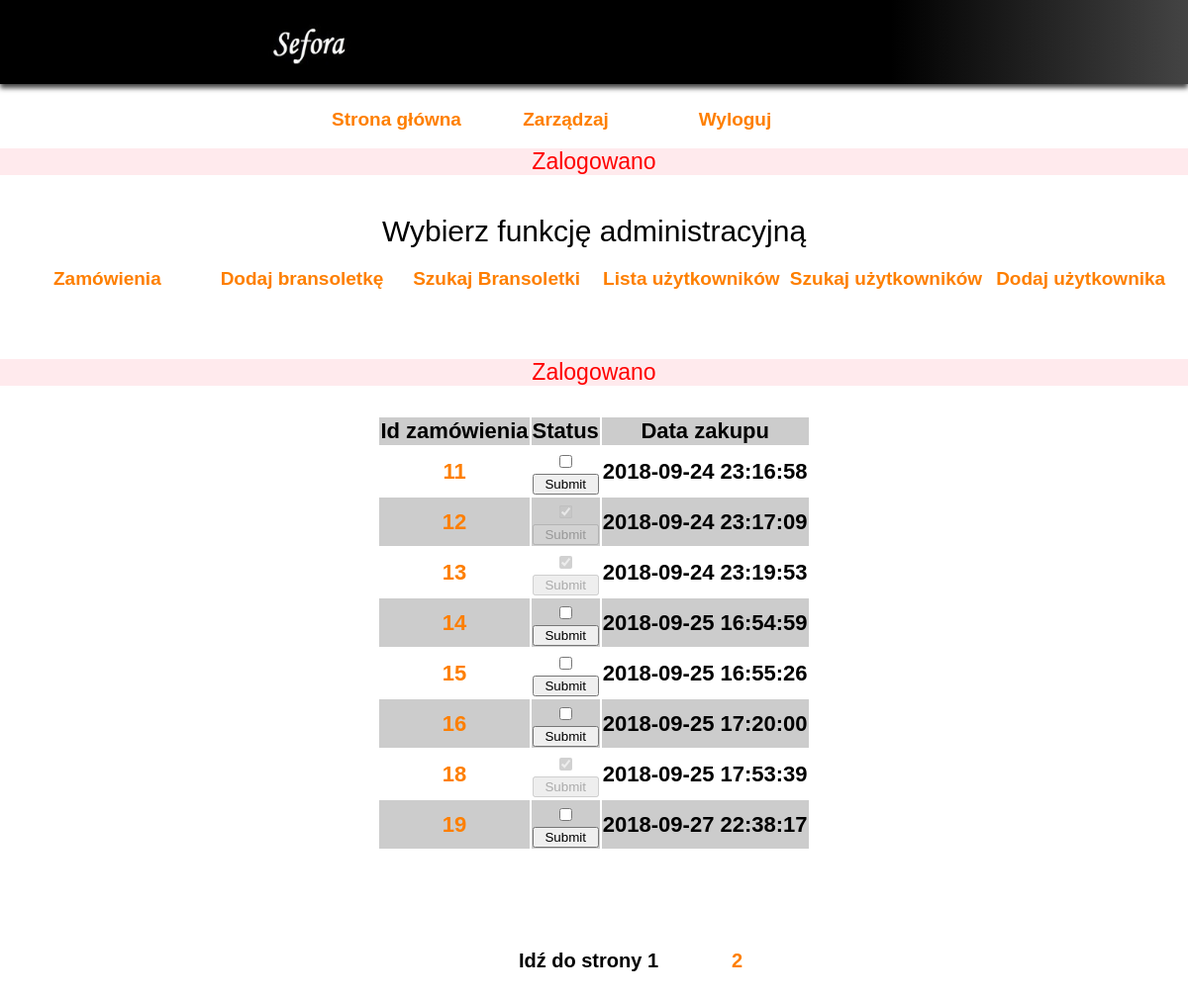
Screenshot of /index2.php?action=braceletsAdmin&wtd=showOrders (signed in) with the database file from the repository.
### tables this page shows
CREATE TABLE `zamowienia` (
  `Id` int(11) NOT NULL AUTO_INCREMENT,
  `KlientId` int(11) NOT NULL,
  `Data_wprowadzenia` datetime NOT NULL,
  `Data_realizacji` date DEFAULT NULL,
  `Status` int(11) NOT NULL,
  PRIMARY KEY (`Id`),
  KEY `ZamowieniaKlientId` (`KlientId`),
  CONSTRAINT `ZamowieniaKlientId` FOREIGN KEY (`KlientId`) REFERENCES `klienci` (`Id`)
);

### adminTemplates/orders.php (the view, shortened to what this page needs)
<center>
    <div id="usersList">
        <table>
            <tr>
                <th>Id zamówienia</th>
                <th>Status</th>
                <th>Data zakupu</th>
            </tr>
            <?php while($row=$result->fetch_row()):?>
                <tr>
                    <td>
                        <a href="index2.php?action=braceletsAdmin&wtd=orderDetails&amp;idDetails=<?=$row[0];?>"><?=$row[0];?></a>
                    </td>
                    <td>
                        <input type="checkbox" value="<?=$row[1]?>" <?php if($row[1]==='1') echo "checked disabled";?>>
                        <a href="index2.php?action=braceletsAdmin&wtd=updateOrders&amp;idOrder=<?=$row[0]?>"><input type="submit" <?php if($row[1]==='1') echo "disabled";?>></a>
                    </td>
                    <td>
                        <?=$row[2]?>
                    </td>
                </tr>
            <?php endwhile;?>
        </table>
    </div>
    <div id="pagination">
        <?=$this->getPagination($page,$pages,'index2.php?action=braceletsAdmin&amp;wtd=showOrders','Idź do strony ');?>
    </div>
</center>

### css/style.css (style rules this page uses)
body { width: 100%; margin: 0 auto; font-family: Arial Narrow, sans-serif; font-weight: 600; }
a { text-decoration: none; }
a { font-size: 22px; color: #fe7f00; }
#loginFormWrapper p, a { text-align: center; font-size: 19px; display: grid; font-weight: bold; margin: 0; padding: 0; }
#pagination { font-size: 20px; margin: 100px 0px 40px 0px; width: 300px; padding: 0px; }
#usersList { font-size: 22px; margin: 2%; }
#usersList a { font-size: 22px; }
#usersList table { text-align: center; border-collapse: separate; }
#usersList tbody > tr:nth-child(odd) { background-color: #cccccc; }

### rows the page displays
zamowienia: Id "11", Data_wprowadzenia "2018-09-24 23:16:58"
zamowienia: Id "12", Status "☑", Data_wprowadzenia "2018-09-24 23:17:09"
zamowienia: Id "13", Status "☑", Data_wprowadzenia "2018-09-24 23:19:53"
zamowienia: Id "14", Data_wprowadzenia "2018-09-25 16:54:59"
zamowienia: Id "15", Data_wprowadzenia "2018-09-25 16:55:26"
zamowienia: Id "16", Data_wprowadzenia "2018-09-25 17:20:00"
zamowienia: Id "18", Status "☑", Data_wprowadzenia "2018-09-25 17:53:39"
zamowienia: Id "19", Data_wprowadzenia "2018-09-27 22:38:17"

### other values shown
$komunikat_adm "Zalogowano"
